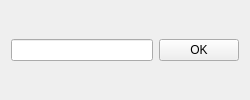
<?xml version="1.0" encoding="UTF-8"?>
<ui version="4.0">
 <class>Form</class>
 <widget class="QWidget" name="Form">
  <property name="geometry">
   <rect>
    <x>0</x>
    <y>0</y>
    <width>250</width>
    <height>100</height>
   </rect>
  </property>
  <property name="minimumSize">
   <size>
    <width>250</width>
    <height>100</height>
   </size>
  </property>
  <property name="maximumSize">
   <size>
    <width>250</width>
    <height>100</height>
   </size>
  </property>
  <property name="windowTitle">
   <string>Form</string>
  </property>
  <property name="autoFillBackground">
   <bool>false</bool>
  </property>
  <property name="styleSheet">
   <string notr="true"/>
  </property>
  <layout class="QHBoxLayout" name="horizontalLayout">
   <item>
    <widget class="QLineEdit" name="lineEdit"/>
   </item>
   <item>
    <widget class="QPushButton" name="OKButton">
     <property name="text">
      <string>OK</string>
     </property>
    </widget>
   </item>
  </layout>
 </widget>
 <resources/>
 <connections/>
</ui>
